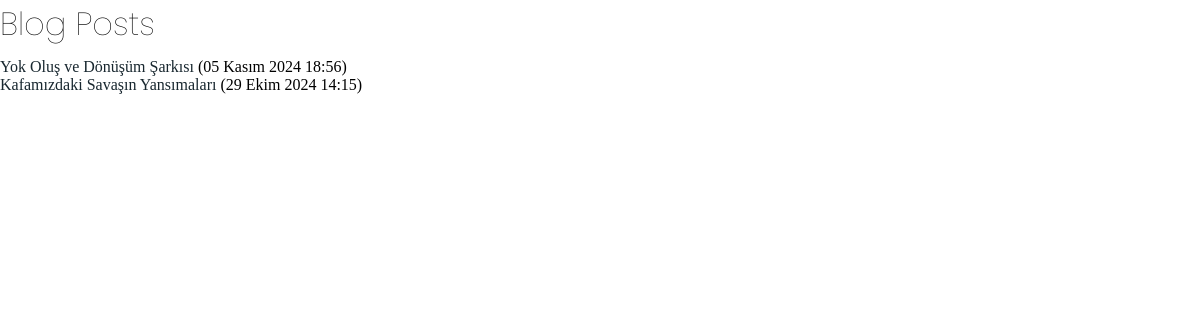
The page /blog/index/ on the database its author committed.
### blog/models.py (models this page shows, shortened)
class Post(models.Model):
    title = models.CharField(max_length=200)
    content = HTMLField()
    image = models.ImageField(upload_to='images/', blank=True, null=True)
    slug=models.SlugField(null=False, unique=True)
    status = models.CharField(max_length=20, choices=[('draft', 'Taslak'), ('published', 'Yayınlanan')], default='published')
    tags = models.ManyToManyField(Tag, related_name='posts', blank=True)
    created_at = models.DateTimeField(auto_now_add=True)
    updated_at = models.DateTimeField(auto_now=True)
    class Meta:
        verbose_name='Yazı'
        verbose_name_plural='Yazılar'

### blog/views.py (the view)
# urls.py: path('index/', views.index, name='index'),
def index(request):
    posts = Post.objects.filter(status='published').order_by('-created_at')
    return render(request, 'blog/index.html', {'posts': posts})

### templates/blog/index.html (shortened to what this page needs)
<!DOCTYPE html>
<html lang="en">
<head>
     {% load static %}
    <link rel="stylesheet" type="text/css" href="{% static 'css/style.css' %}">
</head>
<body>
    <h1>Blog Posts</h1>
    <ul>
        {% for post in posts %}
            <li>
                <a href="{% url 'post_detail' post.id %}">{{ post.title }}</a>
                ({{ post.created_at }})
            </li>
        {% empty %}
            <li>No blog posts yet.</li>
        {% endfor %}
    </ul>
</body>
</html>

### blog/static/css/style.css (style rules this page uses)
* { margin: 0; padding: 0; box-sizing: border-box; }
body { font-family: 'Georgia', serif; background-color: #fff; color: #000; }
ul li a { text-decoration: none; color: #18272F; position: relative; }
h1 { font-size: 2rem; font-weight: 400; margin-bottom: 10px; font-family: "Poppins", sans-serif; font-weight: 100; font-style: normal; }

### rows shown on the page
Post: title "Yok Oluş ve Dönüşüm Şarkısı", created_at "05 Kasım 2024 18:56"
Post: title "Kafamızdaki Savaşın Yansımaları", created_at "29 Ekim 2024 14:15"
